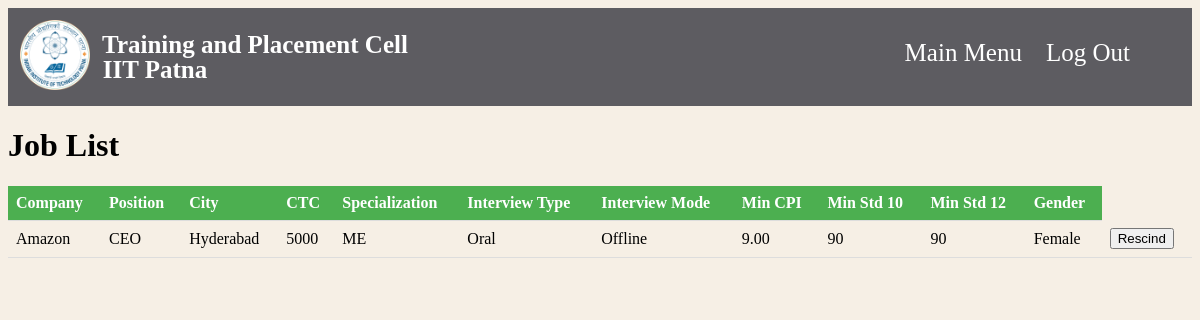
Screenshot of /student_eligible_jobs.php (signed in) with the database file from the repository.
### tables this page shows
CREATE TABLE `jobs` (
  `Company` varchar(100) DEFAULT NULL,
  `Position` varchar(100) DEFAULT NULL,
  `City` varchar(100) DEFAULT NULL,
  `CTC` int(11) DEFAULT NULL,
  `Specialization` varchar(100) DEFAULT NULL,
  `InterviewType` varchar(100) DEFAULT NULL,
  `InterviewMode` varchar(100) DEFAULT NULL,
  `MinCPI` decimal(4,2) DEFAULT NULL,
  `MinStd10` int(11) DEFAULT NULL,
  `MinStd12` int(11) DEFAULT NULL,
  `Gender` varchar(100) DEFAULT NULL,
  `jobcode` varchar(50) NOT NULL,
  `offerct` int(11) NOT NULL DEFAULT 0,
  `Year` int(8) NOT NULL
);

CREATE TABLE `company` (
  `Company` varchar(100) DEFAULT NULL,
  `Email` varchar(100) DEFAULT NULL,
  `Password` varchar(100) DEFAULT NULL,
  `isVerified` int(11) NOT NULL DEFAULT 0
);

### student_eligible_jobs.php (the view, shortened to what this page needs)
<?php
require 'config.php';
$RollNo = $_SESSION['sess_user'];
$sql = "select * from student where RollNo = '$RollNo'";
$result = mysqli_query($conn, $sql);
while($row = mysqli_fetch_assoc($result)){
    $placed = $row['Placed'];
    $gender = $row['Gender'];
    $spl = $row['Specialization'];
    $ctc = 0 ;
}
if($placed == 'yes'){
    $sql1 = "SELECT * FROM placement where RollNo  = '$RollNo'";
    $result1 = mysqli_query($conn, $sql1);
    $row = mysqli_fetch_assoc($result1);
    $ctc = $row['CTC'];
}
$sql2 = "select * from marks where RollNo = '$RollNo'";
$result2 = mysqli_query($conn, $sql2);
$row = mysqli_fetch_assoc($result2);
$std10 = $row['Std10'];
$std12 = $row['Std12'];
$cpi = $row['CPI'];
$sql3 = "select * from jobs where CTC >'$ctc' and Specialization = '$spl' and MinCPI <= '$cpi' and MinStd10 <= '$std10' and MinStd12 <= '$std12' and Gender = '$gender' ";
$result3 = mysqli_query($conn, $sql3);
$sql4 = "select * from applied where studentrollno = '$RollNo'";
$result4 = mysqli_query($conn, $sql4);
?>
<!DOCTYPE html>
<html>
<head>
    <link rel="stylesheet" href="styles_verify.css?v=<?php echo time(); ?>">
</head>
<body>
<div class="header">
        <a  class="logo">
            <div class="header-left">
                <img src="IITP_Logo.png" alt="IIT Patna Logo" width="70px" height="70px">
            </div>
            <div class="header-text">
                Training and Placement Cell
            </div>
            <div class="header-text1">
                IIT Patna
            </div>
        </a>
        <div class="header-right">
            <a href="welcome_student.php">Main Menu</a>
            <a href="logout.php">Log Out</a>
        </div>
    </div>
	<h1>Job List</h1>
	<table>
    <thead>
            <tr>
                <th>Company</th>
                <th>Position</th>
                <th>City</th>
                <th>CTC</th>
                <th>Specialization</th>
                <th>Interview Type</th>
                <th>Interview Mode</th>
                <th>Min CPI</th>
                <th>Min Std 10</th>
                <th>Min Std 12</th>
                <th>Gender</th>
            </tr>
    </thead>
		<tbody>
			<?php
                while($row = mysqli_fetch_assoc($result3)) {
                    $compem = $row["Company"];
                    $sqltemp = "select * from company where Email = '$compem'";
                    $restemp = mysqli_query($conn, $sqltemp);
                    $rowtemp = mysqli_fetch_assoc($restemp);
                    echo "<tr>";
                    echo "<td>" . $rowtemp["Company"] . "</td>";
                    echo "<td>" . $row["Position"] . "</td>";
                    echo "<td>" . $row["City"] . "</td>";
                    echo "<td>" . $row["CTC"] . "</td>";
                    echo "<td>" . $row["Specialization"] . "</td>";
                    echo "<td>" . $row["InterviewType"] . "</td>";
                    echo "<td>" . $row["InterviewMode"] . "</td>";
                    echo "<td>" . $row["MinCPI"] . "</td>";
                    echo "<td>" . $row["MinStd10"] . "</td>";
                    echo "<td>" . $row["MinStd12"] . "</td>";
                    echo "<td>" . $row["Gender"] . "</td>";
                    $jobcode = $row["jobcode"];
                    $applied = false;
                    while($row2 = mysqli_fetch_assoc($result4)) {
                        if($row2["jobcode"] == $jobcode) {
                            $applied = true;
                            break;
                        }
                    }
                    if($applied) {
                        echo "<td><button onclick='rescindJob(\"$jobcode\")'>Rescind</button></td>";
                    } else {
                        echo "<td><button onclick='appliedJob(\"$jobcode\")'>Apply</button></td>";
                    }
                    echo "</tr>";
                }
                echo "</table>";
            ?>
</body>
</html>

### styles_verify.css (style rules this page uses)
body { background-color: rgb(246, 239, 229); }
.header { overflow: hidden; background-color: #5d5c61; margin-bottom: 10px; }
.header a { float: left; color: rgb(255, 255, 255); text-align: center; padding: 12px; text-decoration: none; font-size: 25px; line-height: 25px; border-radius: 4px; }
.header a.logo { font-size: 25px; font-weight: bold; }
.header-left { float: left; }
.header-right { padding-top: 20px; padding-right: 50px; float: right; }
.header-text { padding-top: 12px; width: 400px; }
.header-text1 { width: 200px; }

### student_eligible_jobs.php (style rules this page uses)
table { border-collapse: collapse; width: 100%; }
th, td { text-align: left; padding: 8px; border-bottom: 1px solid #ddd; }
th { background-color: #4CAF50; color: white; }

### rows the page displays
jobs: company.Company "Amazon", Position "CEO", City "Hyderabad", CTC "5000", Specialization "ME", InterviewType "Oral", InterviewMode "Offline", MinCPI "9.00", MinStd10 "90", MinStd12 "90", Gender "Female"
